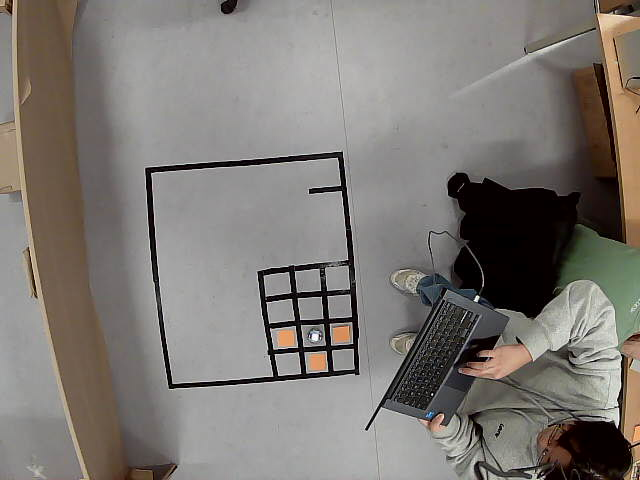
#> input picture images/4x3.jpg, 640 x 480 px, found by its file name
$ python find_obstacle.py
#> lines starting #> are read from the running program, lines starting #| are printed output that depends on the picture; after the words box and inside, x2 and y2 are one past the last pixel; in counts of white or black regions, pixels touching at a corner belong together
#> further down, image is the input picture: shape (480, 640, 3); mean B, G, R 116.2, 120.8, 125.5
### cv/detect_squares.py
import cv2
import numpy as np

def calculate_area(points):
    n = len(points)
    area = 0.0
    for i in range(n):
        j = (i + 1) % n  # Next vertex index
        area += points[i][0] * points[j][1]
        area -= points[j][0] * points[i][1]
    area = abs(area) / 2.0
    return area

def boxify_contour(contour):
    rect = cv2.minAreaRect(contour)
    box = cv2.boxPoints(rect)
    # calculate the area of the box
    center_x = int(np.mean(box[:, 0]))  # Average of x-coordinates
    center_y = int(np.mean(box[:, 1]))  # Average of y-coordinates
    center = (center_x, center_y)

    area = calculate_area(box)

    return box, area, center

# detects the squares in the image with a given color range and size range
def detect_squares(frame, color_range, size_range):

#> called with color_range = ((0, 100, 100), (35, 255, 255)), size_range = (400, 900)
    frame_hsv = cv2.cvtColor(frame, cv2.COLOR_BGR2HSV)
#> frame_hsv: shape (480, 640, 3); mean H, S, V 36.8, 39.3, 126.1

    # mask out the color range
    mask = cv2.inRange(frame_hsv, color_range[0], color_range[1])
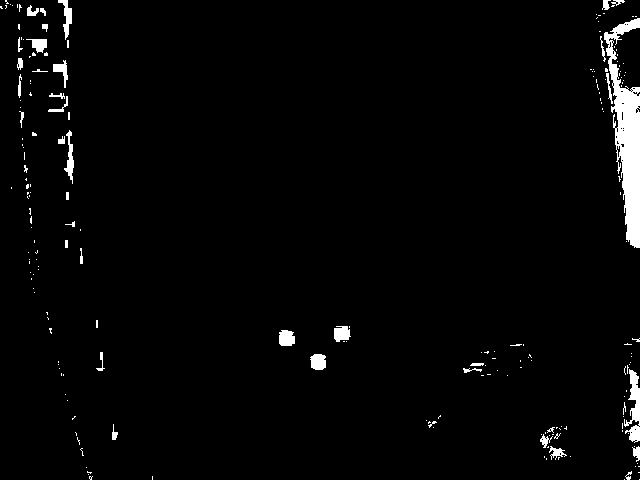
#> mask: shape (480, 640); 2.5% white; 208 white regions (170 under 20 px), largest, box (x1, y1, x2, y2) and area: (604, 18, 640, 248) 3744, (624, 369, 640, 443) 595, (64, 130, 74, 184) 228

    # cv2.imshow('Masked', mask)
    # cv2.waitKey(0)

    # Apply GaussianBlur to reduce noise
    blurred = cv2.GaussianBlur(mask, (3, 3), 0)

    # cv2.imshow('Blurred', blurred)
    # cv2.waitKey(0)

    # Perform edge detection using Canny
    median = np.median(blurred)
#> median = 0
    lower_thresh = int(max(0, 0.66 * median))
#> lower_thresh = 0
    upper_thresh = int(min(255, 1.33 * median))
#> upper_thresh = 0
    edges = cv2.Canny(blurred, lower_thresh, upper_thresh)
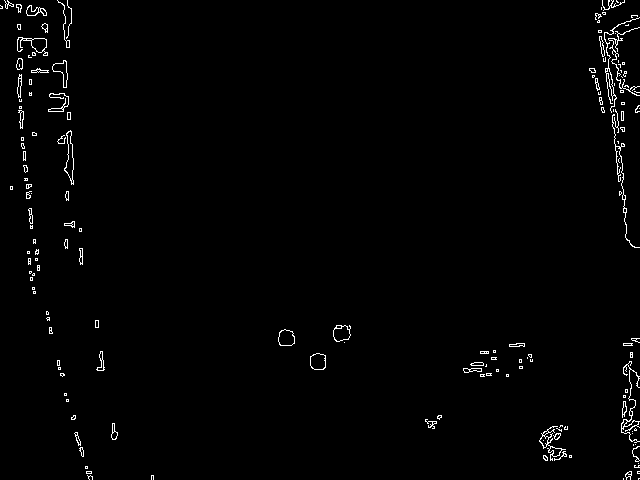
#> edges: shape (480, 640); 1.3% white in thin lines or dots

    # cv2.imshow('Edges', edges)
    # cv2.waitKey(0)

    # Find contours in the edge-detected image
    contours, _ = cv2.findContours(
        edges,
        cv2.RETR_EXTERNAL,
        cv2.CHAIN_APPROX_SIMPLE
    )
#> contours = 160 contours, 120 with area under 20; largest, box (x1, y1, x2, y2) and area: (64, 130, 74, 185) 240, (333, 325, 351, 342) 216, (310, 353, 326, 370) 215, (278, 329, 295, 346) 214, (17, 37, 48, 56) 204

    # draw the contours on the frame
    contour_img = frame.copy()
    cv2.drawContours(contour_img, contours, -1, (0, 255, 0), 3)
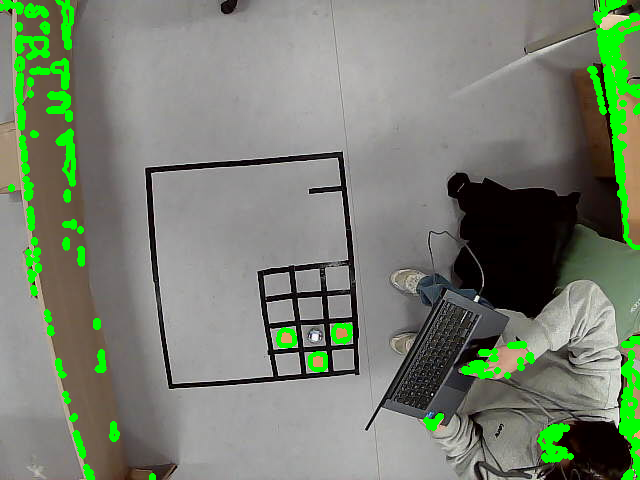
#> contour_img: shape (480, 640, 3); 4.97% of pixels changed, all inside (x1, y1, x2, y2) = (0, 0, 640, 480)

    # cv2.imshow('Contours', contour_img)
    # cv2.waitKey(0)

    centers = []

    for contour in contours:
        # Approximate the contour to a square
        box, area, center = boxify_contour(contour)

        # show the vertices on the frame
        img = frame.copy()
        for vertex in box:
            cv2.circle(img, tuple(map(int, vertex)), 4, (0, 0, 255), -1)

        # print(area)

        # cv2.imshow('Box', img)
        # cv2.waitKey(0)


        # Check if the square is the correct size to be a grid square
        if area > size_range[0] and area < size_range[1]:
            centers.append(center)
#> this loop made 160 passes
#> (rect in boxify_contour, box, center_x in boxify_contour, center_y in boxify_contour, area) on passes 4, 6, 12: (((89.5, 477), (4, 5), -90), [[92, 479], [87, 479], [87, 475], [92, 475]], 89, 477, 20), (((628, 475), (8, 6), -90), [[631, 479], [625, 479], [625, 471], [631, 471]], 628, 475, 48), (((545, 457.5), (5, 4), -90), [[547, 460], [543, 460], [543, 455], [547, 455]], 545, 457, 20)

    return centers

### cv/detect_obstacles.py
from cv.detect_squares import detect_squares

# hsv color range for obstacles - wider range to catch more orange shades
ORANGE_LOWER_RANGE = (0, 100, 100)     # Include more reddish-orange
ORANGE_UPPER_RANGE = (35, 255, 255)    # Include more yellowish-orange
OBSTACLE_COLOR_RANGE = (ORANGE_LOWER_RANGE, ORANGE_UPPER_RANGE)

# size range for obstacles
OBSTACLE_SIZE_RANGE = (400, 900)

# detects the centers of the obstacles in the image
def detect_obstacles(frame):
    return detect_squares(frame, OBSTACLE_COLOR_RANGE, OBSTACLE_SIZE_RANGE)

### cv/tests/find_obstacle.py
from cv.detect_obstacles import detect_obstacles
import cv2

# load the image
image = cv2.imread('images/4x3.jpg')
# detect the obstacles
obstacles = detect_obstacles(image)

print(obstacles)
#| [(553, 442), (68, 157), (32, 45)]

$ run again, with images/my_photo-2.jpg copied over images/4x3.jpg
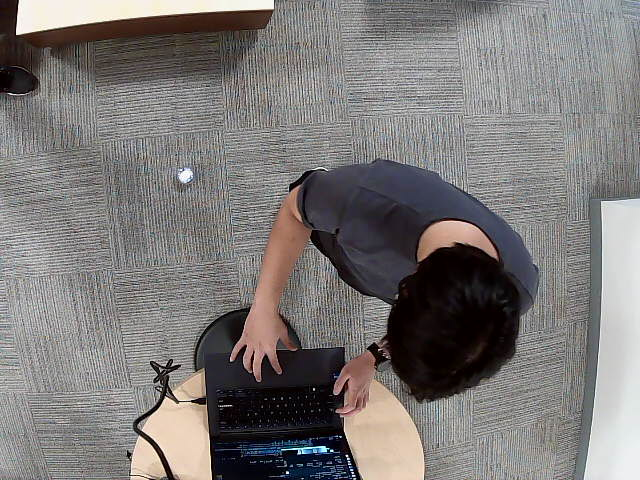
#> input picture images/my_photo-2.jpg, 640 x 480 px, found by its file name
#> image is the input picture: shape (480, 640, 3); mean B, G, R 119.5, 120.6, 124.1
#> frame_hsv: shape (480, 640, 3); mean H, S, V 63.9, 35.6, 126.5
#> in detect_squares, `mask = cv2.inRange(frame_hsv, color_range[0], color_range[1])`:
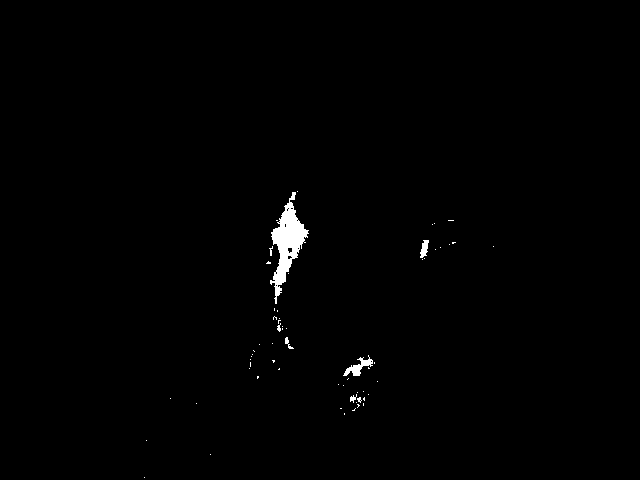
#> mask: shape (480, 640); 0.72% white; 62 white regions (56 under 20 px), largest, box (x1, y1, x2, y2) and area: (270, 192, 309, 304) 1630, (343, 355, 373, 376) 231, (420, 240, 429, 258) 102, (285, 337, 294, 349) 39, (350, 394, 357, 403) 31, (277, 323, 281, 332) 21
#> median = 0
#> edges: shape (480, 640); 0.35% white in thin lines or dots, all inside (x1, y1, x2, y2) = (143, 190, 495, 479)
#> contours = 56 contours, 48 with area under 20; largest, box (x1, y1, x2, y2) and area: (420, 239, 429, 259) 100, (269, 192, 296, 304) 58, (350, 391, 362, 403) 38, (343, 354, 376, 377) 38, (272, 316, 284, 332) 35, (248, 353, 254, 370) 24, (277, 239, 305, 286) 22, (284, 337, 294, 350) 22
#> in detect_squares, `cv2.drawContours(contour_img, contours, -1, (0, 255, 0), 3)`:
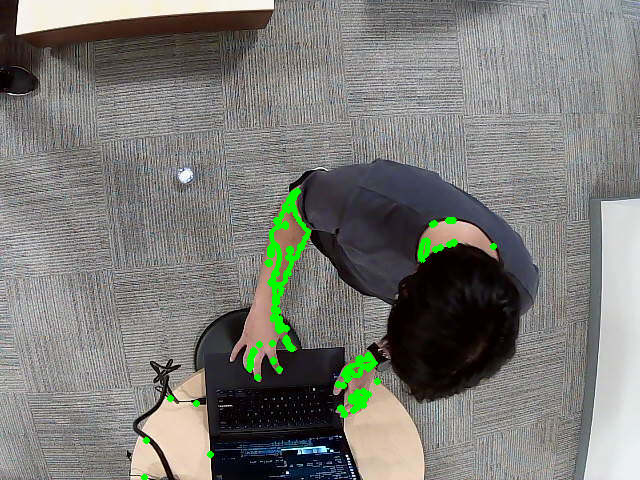
#> contour_img: shape (480, 640, 3); 1.38% of pixels changed, all inside (x1, y1, x2, y2) = (141, 188, 497, 480)
#> the loop in detect_squares, `for contour in contours:` made 56 passes
#> (rect in boxify_contour, center_x in boxify_contour, center_y in boxify_contour, area) on passes 22, 23, 27, 29, 45, 54, 55: (((357.9, 366.6), (34.13, 15.61), -30.96), 357, 366, 532.6), (((250.2, 361), (16.44, 3.45), -80.54), 250, 361, 56.75), (((288.1, 343.5), (4.8, 14.41), -30.96), 288, 343, 69.17), (((277.6, 322.9), (8.54, 16.85), -20.56), 277, 322, 144), (((423.8, 248.6), (19.6, 7.19), -82.87), 423, 248, 141), (((299, 218.2), (3.97, 37.09), -29.74), 298, 218, 147.2), (((278.3, 246.6), (112.8, 18.87), -81.96), 278, 246, 2129.1)
#> after the loop in detect_squares, `for contour in contours:`: centers = [(357, 366)]
#| [(357, 366)]

$ run again, with images/my_photo-3.jpg copied over images/4x3.jpg
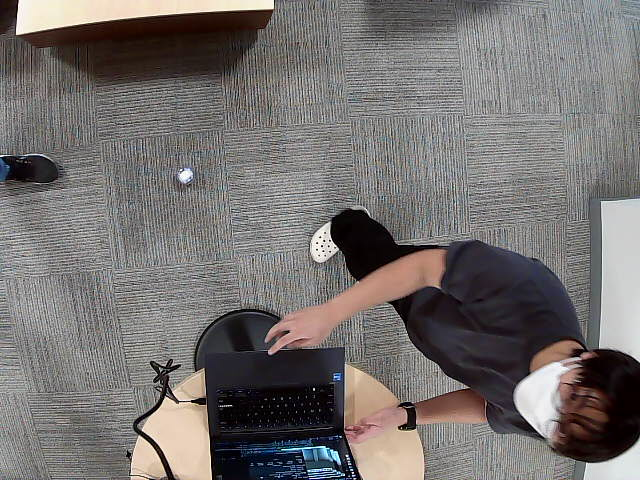
#> input picture images/my_photo-3.jpg, 640 x 480 px, found by its file name
#> image is the input picture: shape (480, 640, 3); mean B, G, R 111.4, 112.7, 116.9
#> frame_hsv: shape (480, 640, 3); mean H, S, V 63.8, 36.1, 119.1
#> in detect_squares, `mask = cv2.inRange(frame_hsv, color_range[0], color_range[1])`:
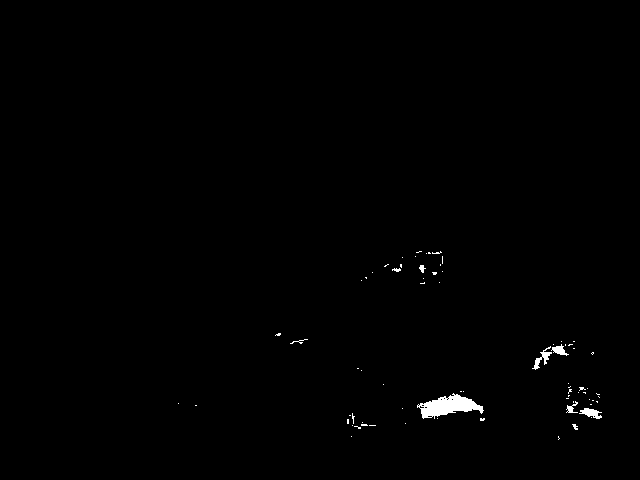
#> mask: shape (480, 640); 0.55% white; 73 white regions (64 under 20 px), largest, box (x1, y1, x2, y2) and area: (417, 393, 484, 419) 890, (532, 346, 552, 370) 144, (579, 408, 602, 419) 138
#> median = 0
#> edges: shape (480, 640); 0.4% white in thin lines or dots, all inside (x1, y1, x2, y2) = (177, 250, 603, 440)
#> contours = 53 contours, 42 with area under 20; largest, box (x1, y1, x2, y2) and area: (416, 393, 484, 420) 930, (579, 407, 603, 419) 142, (532, 344, 569, 370) 114, (566, 400, 578, 414) 74, (290, 338, 309, 345) 52
#> in detect_squares, `cv2.drawContours(contour_img, contours, -1, (0, 255, 0), 3)`:
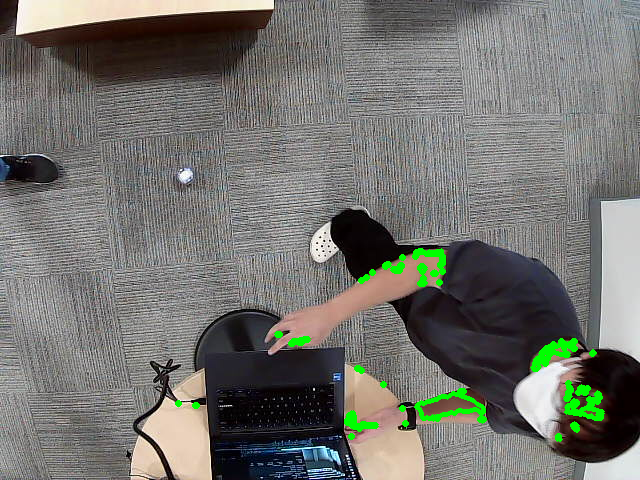
#> contour_img: shape (480, 640, 3); 1.47% of pixels changed, all inside (x1, y1, x2, y2) = (175, 248, 605, 442)
#> the loop in detect_squares, `for contour in contours:` made 53 passes
#> (rect in boxify_contour, box, center_x in boxify_contour, center_y in boxify_contour, area) on passes 3, 4, 16: (((574.5, 426.5), (7, 5), -90), [[577, 430], [572, 430], [572, 423], [577, 423]], 574, 426, 35), (((368.5, 425), (4, 15), -90), [[376, 427], [361, 427], [361, 423], [376, 423]], 368, 425, 60), (((571.5, 406.5), (13, 11), -90), [[577, 413], [566, 413], [566, 400], [577, 400]], 571, 406, 143)
#> after the loop in detect_squares, `for contour in contours:`: centers = [(547, 354)]
#| [(547, 354)]
